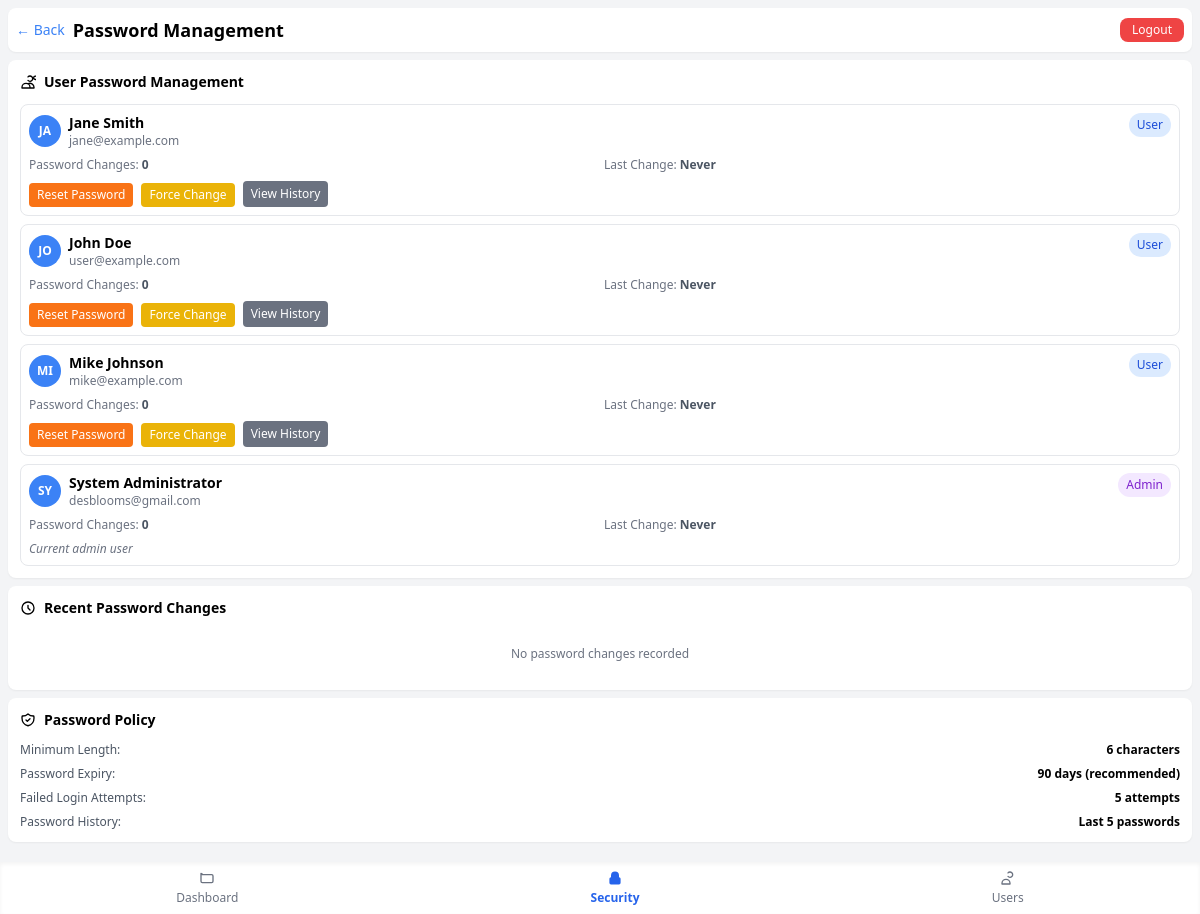
The app's page /admin-password-management.php (signed in) with its own data.
### tables this page shows
CREATE TABLE users (
    id INT PRIMARY KEY AUTO_INCREMENT,
    name VARCHAR(100) NOT NULL,
    email VARCHAR(150) UNIQUE NOT NULL,
    password VARCHAR(255) NOT NULL,
    role ENUM('admin','user') DEFAULT 'user',
    avatar VARCHAR(255) NULL,
    phone VARCHAR(20) NULL,
    department VARCHAR(100) NULL,
    is_active BOOLEAN DEFAULT TRUE,
    last_login TIMESTAMP NULL,
    failed_attempts INT DEFAULT 0,
    locked_until TIMESTAMP NULL,
    force_password_change BOOLEAN DEFAULT FALSE,
    created_at TIMESTAMP DEFAULT CURRENT_TIMESTAMP,
    updated_at TIMESTAMP DEFAULT CURRENT_TIMESTAMP ON UPDATE CURRENT_TIMESTAMP,
    
    INDEX idx_email (email),
    INDEX idx_role (role),
    INDEX idx_active (is_active)
);

### admin-password-management.php (the view, shortened to what this page needs)
<?php
require_once 'includes/db.php';
$stmt = $pdo->prepare("
    SELECT u.*,
           COUNT(pl.id) as password_changes,
           MAX(pl.changed_at) as last_password_change
    FROM users u
    LEFT JOIN password_logs pl ON u.id = pl.user_id
    GROUP BY u.id
    ORDER BY u.name
");
$stmt->execute();
$users = $stmt->fetchAll();
$stmt = $pdo->prepare("
    SELECT pl.*, u.name, u.email
    FROM password_logs pl
    JOIN users u ON pl.user_id = u.id
    ORDER BY pl.changed_at DESC
    LIMIT 20
");
$stmt->execute();
$recentChanges = $stmt->fetchAll();
function timeAgo($datetime) {
    if (!$datetime) return 'Never';
    $time = time() - strtotime($datetime);
    return floor($time/86400) . 'd ago';
}
?>
<!DOCTYPE html>
<html lang="en">
<head>
    <script src="https://cdn.tailwindcss.com"></script>
</head>
<body class="bg-gray-100 min-h-screen pb-16">
    <div class="p-2">
        <header class="flex justify-between items-center py-2 px-2 bg-white rounded-lg shadow-sm mb-2">
            <div class="flex items-center gap-2">
                <a href="admin-dashboard.php" class="text-blue-500 text-sm">← Back</a>
                <h1 class="text-lg font-bold">Password Management</h1>
            </div>
            <a href="?logout=1" class="bg-red-500 text-white px-3 py-1 rounded-lg text-xs">Logout</a>
        </header>
        <div class="bg-white p-3 rounded-lg shadow-sm mb-2">
            <h3 class="text-sm font-semibold mb-3 flex items-center gap-2">
                <svg class="w-4 h-4" fill="none" stroke="currentColor" viewBox="0 0 24 24">
                    <path stroke-linecap="round" stroke-linejoin="round" stroke-width="2" d="M12 4.354a4 4 0 110 5.292M15 21H3v-1a6 6 0 0112 0v1zm0 0h6v-1a6 6 0 00-9-5.197m13.5-9a2.5 2.5 0 11-5 0 2.5 2.5 0 015 0z"></path>
                </svg>
                User Password Management
            </h3>
            <div class="space-y-2">
                <?php foreach ($users as $user): ?>
                    <div class="border border-gray-200 rounded-lg p-2">
                        <div class="flex justify-between items-start mb-2">
                            <div class="flex-1">
                                <div class="flex items-center gap-2">
                                    <div class="w-8 h-8 bg-blue-500 rounded-full flex items-center justify-center">
                                        <span class="text-white font-semibold text-xs"><?= strtoupper(substr($user['name'], 0, 2)) ?></span>
                                    </div>
                                    <div>
                                        <p class="text-sm font-semibold"><?= htmlspecialchars($user['name']) ?></p>
                                        <p class="text-xs text-gray-500"><?= htmlspecialchars($user['email']) ?></p>
                                    </div>
                                </div>
                            </div>
                            <span class="px-2 py-1 text-xs rounded-full <?= $user['role'] === 'admin' ? 'bg-purple-100 text-purple-700' : 'bg-blue-100 text-blue-700' ?>">
                                <?= ucfirst($user['role']) ?>
                            </span>
                        </div>
                        <div class="grid grid-cols-2 gap-2 text-xs text-gray-600 mb-2">
                            <div>
                                <span class="text-gray-500">Password Changes:</span>
                                <span class="font-semibold"><?= $user['password_changes'] ?></span>
                            </div>
                            <div>
                                <span class="text-gray-500">Last Change:</span>
                                <span class="font-semibold"><?= timeAgo($user['last_password_change']) ?></span>
                            </div>
                        </div>
                        <?php if ($user['id'] != $_SESSION['user_id']): ?>
                            <div class="flex gap-2">
                                <form method="POST" class="inline" onsubmit="return confirm('Reset password for <?= htmlspecialchars($user['name']) ?>?')">
                                    <button type="submit" class="bg-orange-500 text-white px-2 py-1 rounded text-xs hover:bg-orange-600">
                                        Reset Password
                                    </button>
                                </form>
                                <form method="POST" class="inline" onsubmit="return confirm('Force password change for <?= htmlspecialchars($user['name']) ?>?')">
                                    <button type="submit" class="bg-yellow-500 text-white px-2 py-1 rounded text-xs hover:bg-yellow-600">
                                        Force Change
                                    </button>
                                </form>
                                <button onclick="viewPasswordHistory(<?= $user['id'] ?>)"
                                        class="bg-gray-500 text-white px-2 py-1 rounded text-xs hover:bg-gray-600">
                                    View History
                                </button>
                            </div>
                        <?php else: ?>
                            <div class="text-xs text-gray-500 italic">Current admin user</div>
                        <?php endif; ?>
                    </div>
                <?php endforeach; ?>
            </div>
        </div>
        <div class="bg-white p-3 rounded-lg shadow-sm mb-2">
            <h3 class="text-sm font-semibold mb-3 flex items-center gap-2">
                <svg class="w-4 h-4" fill="none" stroke="currentColor" viewBox="0 0 24 24">
                    <path stroke-linecap="round" stroke-linejoin="round" stroke-width="2" d="M12 8v4l3 3m6-3a9 9 0 11-18 0 9 9 0 0118 0z"></path>
                </svg>
                Recent Password Changes
            </h3>
            <?php if (empty($recentChanges)): ?>
                <p class="text-xs text-gray-500 text-center py-4">No password changes recorded</p>
            <?php endif; ?>
        </div>
        <div class="bg-white p-3 rounded-lg shadow-sm">
            <h3 class="text-sm font-semibold mb-3 flex items-center gap-2">
                Password Policy
            </h3>
            <div class="space-y-2 text-xs">
                <div class="flex justify-between">
                    <span class="text-gray-600">Minimum Length:</span>
                    <span class="font-semibold">6 characters</span>
                </div>
                <div class="flex justify-between">
                    <span class="text-gray-600">Password Expiry:</span>
                    <span class="font-semibold">90 days (recommended)</span>
                </div>
                <div class="flex justify-between">
                    <span class="text-gray-600">Failed Login Attempts:</span>
                    <span class="font-semibold">5 attempts</span>
                </div>
                <div class="flex justify-between">
                    <span class="text-gray-600">Password History:</span>
                    <span class="font-semibold">Last 5 passwords</span>
                </div>
            </div>
        </div>
    </div>
    <footer class="fixed bottom-0 left-0 right-0 bg-white shadow-inner flex justify-around py-2">
        <a href="admin-dashboard.php" class="text-xs text-gray-500 flex flex-col items-center">
            <svg class="w-4 h-4 mb-1" fill="none" stroke="currentColor" viewBox="0 0 24 24">
                <path stroke-linecap="round" stroke-linejoin="round" stroke-width="2" d="M3 7v10a2 2 0 002 2h14a2 2 0 002-2V9a2 2 0 00-2-2H5a2 2 0 00-2-2z"></path>
            </svg>
            Dashboard
        </a>
        <a href="admin-password-management.php" class="text-xs text-blue-600 font-semibold flex flex-col items-center">
            <svg class="w-4 h-4 mb-1" fill="currentColor" viewBox="0 0 20 20">
                <path fill-rule="evenodd" d="M5 9V7a5 5 0 0110 0v2a2 2 0 012 2v5a2 2 0 01-2 2H5a2 2 0 01-2-2v-5a2 2 0 012-2z" clip-rule="evenodd"></path>
            </svg>
            Security
        </a>
        <a href="admin-users.php" class="text-xs text-gray-500 flex flex-col items-center">
            <svg class="w-4 h-4 mb-1" fill="none" stroke="currentColor" viewBox="0 0 24 24">
                <path stroke-linecap="round" stroke-linejoin="round" stroke-width="2" d="M12 4.354a4 4 0 110 5.292M15 21H3v-1a6 6 0 0112 0v1z"></path>
            </svg>
            Users
        </a>
    </footer>
</body>
</html>

### records on screen
users: name "JA", name "Jane Smith", email "jane@example.com", role "User", password_changes "0", last_password_change "Never"
users: name "JO", name "John Doe", email "user@example.com", role "User", password_changes "0", last_password_change "Never"
users: name "MI", name "Mike Johnson", email "mike@example.com", role "User", password_changes "0", last_password_change "Never"
users: name "SY", name "System Administrator", email "desblooms@gmail.com", role "Admin", password_changes "0", last_password_change "Never", shows "Current admin user"
